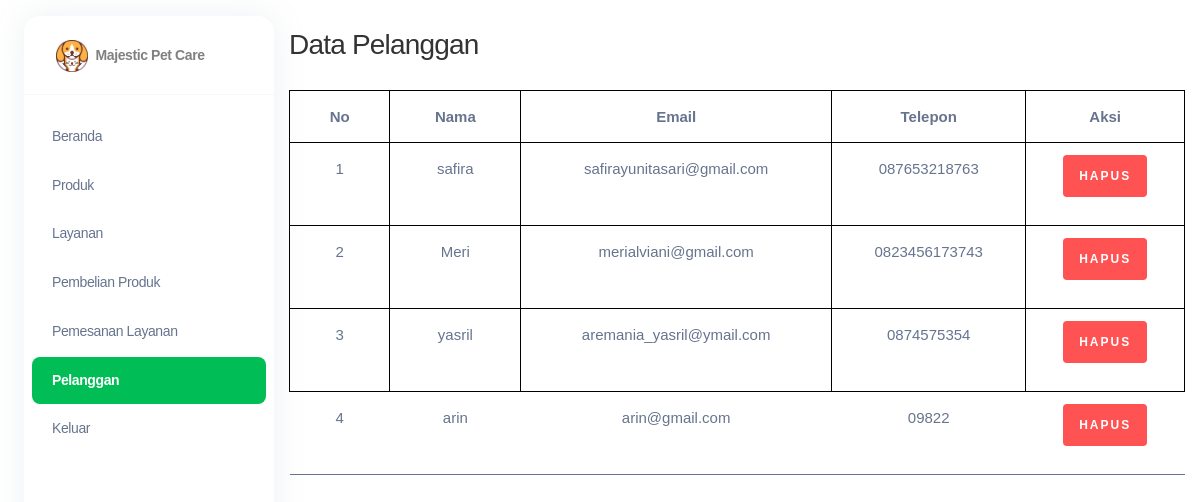
Page /admin/pelanggan.php on the committed database.
### tables this page shows
CREATE TABLE `pelanggan` (
  `id_pelanggan` int(11) NOT NULL,
  `email_pelanggan` varchar(100) NOT NULL,
  `password_pelanggan` varchar(50) NOT NULL,
  `nama_pelanggan` varchar(100) NOT NULL,
  `telepon_pelanggan` varchar(25) NOT NULL,
  `alamt_pelanggan` text NOT NULL
);

### admin/pelanggan.php (the view, shortened to what this page needs)
<?php
  $koneksi= new mysqli("localhost","root","","majestic");
?>
<!DOCTYPE html>
<html lang="en">
<head>
  <link href="./assets/css/nucleo-icons.css" rel="stylesheet" />
  <link href="./assets/css/nucleo-svg.css" rel="stylesheet" />
  <link href="./assets/css/nucleo-svg.css" rel="stylesheet" />
  <link id="pagestyle" href="./assets/css/argon-dashboard.css?v=2.0.4" rel="stylesheet" />
  <link rel="stylesheet" href="../css/style.css" />
  <link id="pagestyle" href="./assets/css/style.css" rel="stylesheet" />
</head>
<body class="g-sidenav-show   bg-white-100">
<div class="min-height-300 bg-white position-absolute w-100"></div>
  <aside class="sidenav bg-white navbar navbar-vertical navbar-expand-xs border-0 border-radius-xl my-3 fixed-start ms-4 " id="sidenav-main">
    <div class="sidenav-header">
      <a class="navbar-brand m-0">
        <img src="../images/logo.png" class="navbar-brand-img h-100" alt="main_logo">
        <span class="ms-1 font-weight-bold">Majestic Pet Care</span>
      </a>
    </div>
    <hr class="horizontal dark mt-0">
    <div class="collapse navbar-collapse  w-auto " id="sidenav-collapse-main">
      <ul class="navbar-nav">
        <li class="nav-item">
          <a class="nav-link " href="home.php">
            <span class="nav-link-text ms-1">Beranda</span>
          </a>
        </li>
        <li class="nav-item">
          <a class="nav-link " href="produk.php">
            <span class="nav-link-text ms-1">Produk</span>
          </a>
        </li>
        <li class="nav-item">
          <a class="nav-link " href="layanan.php">
            <span class="nav-link-text ms-1">Layanan</span>
          </a>
        </li>
        <li class="nav-item">
          <a class="nav-link " href="pembelian.php">
            <span class="nav-link-text ms-1">Pembelian Produk</span>
          </a>
        </li>
        <li class="nav-item">
          <a class="nav-link " href="pemesanan.php">
            <span class="nav-link-text ms-1">Pemesanan Layanan</span>
          </a>
        </li>
        <li class="nav-item">
          <a class="nav-link active" href="pelanggan.php">
            <span class="nav-link-text ms-1">Pelanggan</span>
          </a>
        </li>
        <li class="nav-item">
          <a class="nav-link " href="logout.php">
            <span class="nav-link-text ms-1">Keluar</span>
          </a>
        </li>
      </ul>
    </div>
  </aside>
  <main class="main-content position-relative border-radius-lg">
    <section class="py-4">
        <div class="container-fluid">
            <h3 class="mb-4">Data Pelanggan</h3>
            <div class="table-responsive">
                <table class="table table-bordered">
                    <thead>
                        <tr>
                            <th class="text-center">No</th>
                            <th class="text-center">Nama</th>
                            <th class="text-center">Email</th>
                            <th class="text-center">Telepon</th>
                            <th class="text-center">Aksi</th>
                        </tr>
                    </thead>
                    <tbody>
                        <?php $nomor = 1; ?>
                        <?php $ambil = $koneksi->query("SELECT * FROM pelanggan"); ?>
                        <?php while ($pecah = $ambil->fetch_assoc()) { ?>
                            <tr>
                                <td class="text-center"><?php echo $nomor; ?></td>
                                <td class="text-center"><?php echo $pecah['nama_pelanggan']; ?></td>
                                <td class="text-center"><?php echo $pecah['email_pelanggan']; ?></td>
                                <td class="text-center"><?php echo $pecah['telepon_pelanggan']; ?></td>
                                <td class="text-center">
                                <a href="hapuspelanggan.php?id=<?php echo $pecah['id_pelanggan']; ?>" class="btn btn-bahaya">Hapus</a>
                                </td>
                            </tr>
                            <?php $nomor++; ?>
                        <?php } ?>
                    </tbody>
                </table>
            </div>
        </div>
    </section>
</main>
</body>
</html>

### admin/assets/css/style.css (style rules this page uses)
.btn-bahaya { background: #ff5252; border: 1px solid #ff5252; color: #fff; }
.navbar-nav .nav-link.active { background-color: #00bd56 !important; color: #ffffff !important; }

### rows in the picture
pelanggan: nama_pelanggan "safira", email_pelanggan "safirayunitasari@gmail.com", telepon_pelanggan "087653218763"
pelanggan: nama_pelanggan "Meri", email_pelanggan "merialviani@gmail.com", telepon_pelanggan "0823456173743"
pelanggan: nama_pelanggan "yasril", email_pelanggan "aremania_yasril@ymail.com", telepon_pelanggan "0874575354"
pelanggan: nama_pelanggan "arin", email_pelanggan "arin@gmail.com", telepon_pelanggan "09822"
